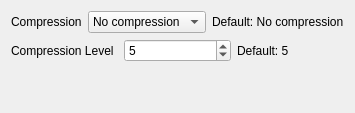
         <widget class="QWidget" name="dolphintool_wia">
          <attribute name="title">
           <string>WIA</string>
          </attribute>
          <layout class="QVBoxLayout" name="verticalLayout_15">
           <item>
            <layout class="QHBoxLayout" name="dolphintool_wia_layout1">
             <item>
              <widget class="QLabel" name="dolphintool_wia_compression_layout">
               <property name="text">
                <string>Compression</string>
               </property>
              </widget>
             </item>
             <item>
              <widget class="QComboBox" name="dolphintool_wia_compression_combo_box">
               <item>
                <property name="text">
                 <string>No compression</string>
                </property>
               </item>
               <item>
                <property name="text">
                 <string>Purge</string>
                </property>
               </item>
               <item>
                <property name="text">
                 <string>bzip2 (slow)</string>
                </property>
               </item>
               <item>
                <property name="text">
                 <string>LZMA (slow)</string>
                </property>
               </item>
               <item>
                <property name="text">
                 <string>LZMA2 (slow)</string>
                </property>
               </item>
              </widget>
             </item>
             <item>
              <widget class="QLabel" name="dolphintool_wia_compression_default_layout">
               <property name="text">
                <string>Default: No compression</string>
               </property>
              </widget>
             </item>
            </layout>
           </item>
           <item>
            <layout class="QHBoxLayout" name="dolphintool_wia_layout2">
             <item>
              <widget class="QLabel" name="dolphintool_wia_level_layout">
               <property name="text">
                <string>Compression Level</string>
               </property>
              </widget>
             </item>
             <item>
              <widget class="QSpinBox" name="dolphintool_wia_level_spin_box">
               <property name="minimum">
                <number>1</number>
               </property>
               <property name="maximum">
                <number>9</number>
               </property>
               <property name="value">
                <number>5</number>
               </property>
              </widget>
             </item>
             <item>
              <widget class="QLabel" name="dolphintool_wia_level_default_layout">
               <property name="text">
                <string>Default: 5</string>
               </property>
              </widget>
             </item>
            </layout>
           </item>
           <item>
            <spacer name="verticalSpacer_17">
             <property name="orientation">
              <enum>Qt::Orientation::Vertical</enum>
             </property>
             <property name="sizeHint" stdset="0">
              <size>
               <width>20</width>
               <height>40</height>
              </size>
             </property>
            </spacer>
           </item>
          </layout>
         </widget>
